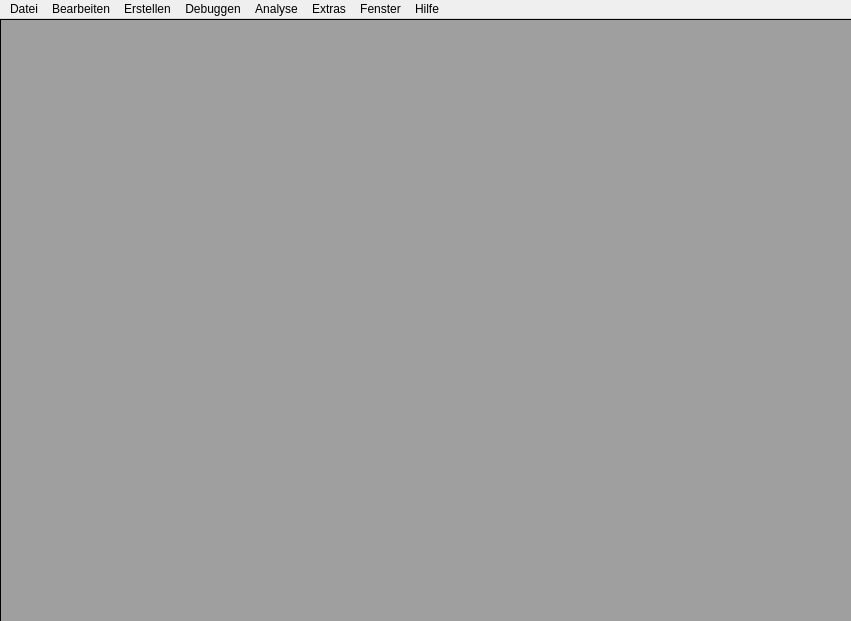
<?xml version="1.0" encoding="UTF-8"?>
<ui version="4.0">
 <class>MainWindow</class>
 <widget class="QMainWindow" name="MainWindow">
  <property name="geometry">
   <rect>
    <x>0</x>
    <y>0</y>
    <width>851</width>
    <height>621</height>
   </rect>
  </property>
  <property name="windowTitle">
   <string>MainWindow</string>
  </property>
  <widget class="QWidget" name="centralwidget">
   <widget class="QMdiArea" name="mdiArea">
    <property name="geometry">
     <rect>
      <x>0</x>
      <y>0</y>
      <width>853</width>
      <height>682</height>
     </rect>
    </property>
    <property name="sizePolicy">
     <sizepolicy hsizetype="MinimumExpanding" vsizetype="MinimumExpanding">
      <horstretch>0</horstretch>
      <verstretch>0</verstretch>
     </sizepolicy>
    </property>
    <property name="minimumSize">
     <size>
      <width>200</width>
      <height>200</height>
     </size>
    </property>
    <property name="focusPolicy">
     <enum>Qt::ClickFocus</enum>
    </property>
    <property name="accessibleName">
     <string>&lt;html&gt;&lt;head/&gt;&lt;body&gt;&lt;p&gt;hallo&lt;/p&gt;&lt;/body&gt;&lt;/html&gt;</string>
    </property>
    <property name="autoFillBackground">
     <bool>false</bool>
    </property>
    <property name="frameShape">
     <enum>QFrame::Box</enum>
    </property>
    <property name="verticalScrollBarPolicy">
     <enum>Qt::ScrollBarAsNeeded</enum>
    </property>
    <property name="horizontalScrollBarPolicy">
     <enum>Qt::ScrollBarAsNeeded</enum>
    </property>
    <property name="sizeAdjustPolicy">
     <enum>QAbstractScrollArea::AdjustIgnored</enum>
    </property>
    <property name="activationOrder">
     <enum>QMdiArea::CreationOrder</enum>
    </property>
    <property name="viewMode">
     <enum>QMdiArea::SubWindowView</enum>
    </property>
    <property name="documentMode">
     <bool>true</bool>
    </property>
    <property name="tabsMovable">
     <bool>true</bool>
    </property>
    <property name="tabPosition">
     <enum>QTabWidget::East</enum>
    </property>
    <widget class="QWidget" name="editWindow">
     <property name="sizePolicy">
      <sizepolicy hsizetype="MinimumExpanding" vsizetype="MinimumExpanding">
       <horstretch>0</horstretch>
       <verstretch>0</verstretch>
      </sizepolicy>
     </property>
     <property name="windowTitle">
      <string>Editor</string>
     </property>
    </widget>
    <widget class="QWidget" name="subwindow_3">
     <property name="windowTitle">
      <string>Properties</string>
     </property>
     <widget class="QTabWidget" name="tabWidget">
      <property name="geometry">
       <rect>
        <x>0</x>
        <y>0</y>
        <width>231</width>
        <height>241</height>
       </rect>
      </property>
      <property name="currentIndex">
       <number>0</number>
      </property>
      <widget class="QWidget" name="tab">
       <attribute name="title">
        <string>Property</string>
       </attribute>
       <widget class="QTableWidget" name="tableWidget_2">
        <property name="geometry">
         <rect>
          <x>0</x>
          <y>0</y>
          <width>231</width>
          <height>201</height>
         </rect>
        </property>
        <property name="frameShape">
         <enum>QFrame::StyledPanel</enum>
        </property>
        <property name="verticalScrollBarPolicy">
         <enum>Qt::ScrollBarAlwaysOn</enum>
        </property>
        <attribute name="horizontalHeaderVisible">
         <bool>false</bool>
        </attribute>
        <attribute name="verticalHeaderVisible">
         <bool>false</bool>
        </attribute>
        <row>
         <property name="text">
          <string>Neue Zeile</string>
         </property>
        </row>
        <row>
         <property name="text">
          <string>Neue Zeile</string>
         </property>
        </row>
        <row>
         <property name="text">
          <string>Neue Zeile</string>
         </property>
        </row>
        <row>
         <property name="text">
          <string>Neue Zeile</string>
         </property>
        </row>
        <column>
         <property name="text">
          <string>Eigenschaft</string>
         </property>
        </column>
        <column>
         <property name="text">
          <string>Wert</string>
         </property>
        </column>
        <item row="0" column="0">
         <property name="text">
          <string>Top</string>
         </property>
        </item>
        <item row="1" column="0">
         <property name="text">
          <string>Left</string>
         </property>
        </item>
        <item row="2" column="0">
         <property name="text">
          <string>Width</string>
         </property>
        </item>
        <item row="3" column="0">
         <property name="text">
          <string>Height</string>
         </property>
        </item>
       </widget>
      </widget>
      <widget class="QWidget" name="tab_2">
       <attribute name="title">
        <string>Event</string>
       </attribute>
       <widget class="QTableWidget" name="tableWidget">
        <property name="geometry">
         <rect>
          <x>0</x>
          <y>0</y>
          <width>231</width>
          <height>201</height>
         </rect>
        </property>
        <property name="frameShape">
         <enum>QFrame::StyledPanel</enum>
        </property>
        <property name="verticalScrollBarPolicy">
         <enum>Qt::ScrollBarAlwaysOn</enum>
        </property>
        <attribute name="horizontalHeaderVisible">
         <bool>false</bool>
        </attribute>
        <attribute name="verticalHeaderVisible">
         <bool>false</bool>
        </attribute>
        <row>
         <property name="text">
          <string>Event</string>
         </property>
        </row>
        <column>
         <property name="text">
          <string>Eigenschaft</string>
         </property>
        </column>
        <column>
         <property name="text">
          <string>Wert</string>
         </property>
        </column>
        <item row="0" column="0">
         <property name="text">
          <string>OnClick</string>
         </property>
        </item>
       </widget>
      </widget>
     </widget>
    </widget>
    <widget class="QWidget" name="subwindow_4">
     <property name="windowTitle">
      <string>Controls</string>
     </property>
     <widget class="QTabWidget" name="tabWidget_2">
      <property name="geometry">
       <rect>
        <x>0</x>
        <y>0</y>
        <width>271</width>
        <height>151</height>
       </rect>
      </property>
      <property name="currentIndex">
       <number>1</number>
      </property>
      <widget class="QWidget" name="tab_3">
       <attribute name="title">
        <string>Basic</string>
       </attribute>
       <widget class="QToolButton" name="toolButton">
        <property name="geometry">
         <rect>
          <x>10</x>
          <y>10</y>
          <width>26</width>
          <height>29</height>
         </rect>
        </property>
        <property name="text">
         <string>1</string>
        </property>
       </widget>
       <widget class="QToolButton" name="toolButton_2">
        <property name="geometry">
         <rect>
          <x>40</x>
          <y>10</y>
          <width>26</width>
          <height>29</height>
         </rect>
        </property>
        <property name="text">
         <string>2</string>
        </property>
       </widget>
      </widget>
      <widget class="QWidget" name="tab_4">
       <attribute name="title">
        <string>Database</string>
       </attribute>
      </widget>
     </widget>
    </widget>
   </widget>
  </widget>
  <widget class="QMenuBar" name="menubar">
   <property name="geometry">
    <rect>
     <x>0</x>
     <y>0</y>
     <width>851</width>
     <height>29</height>
    </rect>
   </property>
   <widget class="QMenu" name="menuDatei">
    <property name="title">
     <string>Datei</string>
    </property>
    <addaction name="actionNeu"/>
    <addaction name="actionDatei_oder_Projekt_ffnen"/>
    <addaction name="separator"/>
    <addaction name="actionSpeichern"/>
    <addaction name="actionSpeichern_unter"/>
    <addaction name="separator"/>
    <addaction name="actionDrucken"/>
    <addaction name="separator"/>
    <addaction name="actionBeenden"/>
   </widget>
   <widget class="QMenu" name="menuBearbeiten">
    <property name="title">
     <string>Bearbeiten</string>
    </property>
   </widget>
   <widget class="QMenu" name="menuErstellen">
    <property name="title">
     <string>Erstellen</string>
    </property>
   </widget>
   <widget class="QMenu" name="menuDebuggen">
    <property name="title">
     <string>Debuggen</string>
    </property>
   </widget>
   <widget class="QMenu" name="menuAnalyse">
    <property name="title">
     <string>Analyse</string>
    </property>
   </widget>
   <widget class="QMenu" name="menuExtras">
    <property name="title">
     <string>Extras</string>
    </property>
   </widget>
   <widget class="QMenu" name="menuFenster">
    <property name="title">
     <string>Fenster</string>
    </property>
   </widget>
   <widget class="QMenu" name="menuHilfe">
    <property name="title">
     <string>Hilfe</string>
    </property>
   </widget>
   <addaction name="menuDatei"/>
   <addaction name="menuBearbeiten"/>
   <addaction name="menuErstellen"/>
   <addaction name="menuDebuggen"/>
   <addaction name="menuAnalyse"/>
   <addaction name="menuExtras"/>
   <addaction name="menuFenster"/>
   <addaction name="menuHilfe"/>
  </widget>
  <action name="actionNeu">
   <property name="text">
    <string>Neu ..</string>
   </property>
   <property name="shortcut">
    <string>Ctrl+N</string>
   </property>
  </action>
  <action name="actionDatei_oder_Projekt_ffnen">
   <property name="text">
    <string>Datei oder Projekt öffnen</string>
   </property>
  </action>
  <action name="actionSpeichern">
   <property name="text">
    <string>Speichern</string>
   </property>
  </action>
  <action name="actionSpeichern_unter">
   <property name="text">
    <string>Speichern unter..</string>
   </property>
  </action>
  <action name="actionDrucken">
   <property name="text">
    <string>Drucken</string>
   </property>
  </action>
  <action name="actionBeenden">
   <property name="text">
    <string>Beenden</string>
   </property>
   <property name="shortcut">
    <string>Alt+X</string>
   </property>
  </action>
 </widget>
 <resources/>
 <connections/>
 <slots>
  <signal>pressed()</signal>
  <signal>resized()</signal>
  <slot>on_MainWindow_resized()</slot>
 </slots>
</ui>
